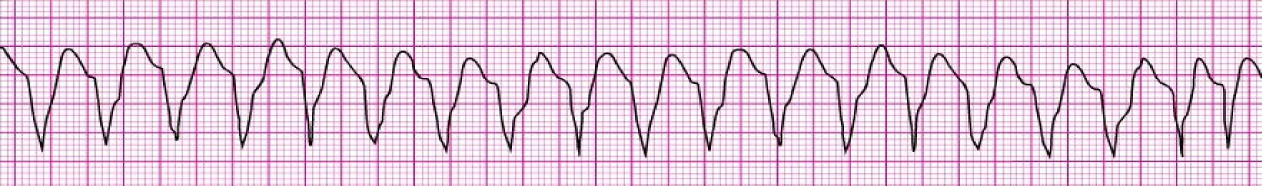
#> input picture imagens-ecg/ecg_q02.png, 3785 x 556 px (shown at 1/3 size); its folder holds 3 pictures in this run
$ python optimize-images.py
#> lines starting #> are read from the running program, lines starting #| are printed output that depends on the picture
#!/usr/bin/env python3
"""Otimiza as imagens de ECG do PDF para uso no app (tablet).

Converte para WebP com largura máx 1200px, qualidade 75%.
Origem: imagens-ecg/   Destino: www/imagens-ecg/
"""
import sys
from pathlib import Path
from PIL import Image

SRC = Path("imagens-ecg")
DST = Path("www/imagens-ecg")
MAX_WIDTH = 1200
WEBP_QUALITY = 75

def main():
    DST.mkdir(parents=True, exist_ok=True)
    pngs = sorted(SRC.glob("*.png"))
    if not pngs:
        print("Nenhuma imagem encontrada em", SRC)
        return 1
    total_in = total_out = 0
    for src in pngs:
        img = Image.open(src)
#> img is the input picture: PIL image 3785x556 RGB; mean R, G, B 226.2, 202.2, 220.9
        if img.mode not in ("RGB", "L"):
            img = img.convert("RGB")
        if img.width > MAX_WIDTH:
            h = round(img.height * MAX_WIDTH / img.width)
#> h = 176
            img = img.resize((MAX_WIDTH, h), Image.LANCZOS)
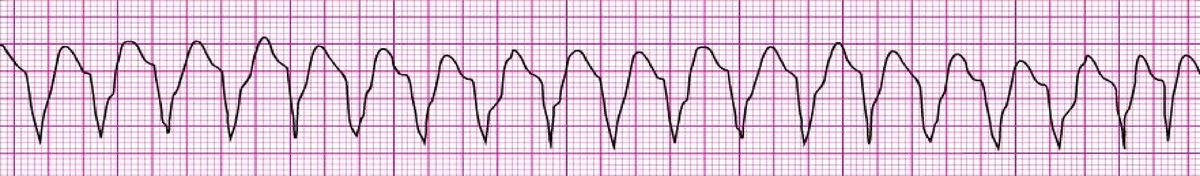
#> img: PIL image 1200x176 RGB; mean R, G, B 225.6, 202.2, 220.3
        dst_name = src.stem + ".webp"
        dst = DST / dst_name
        img.save(dst, "WEBP", quality=WEBP_QUALITY, method=6)
        si, so = src.stat().st_size, dst.stat().st_size
        total_in += si
        total_out += so
        print(f"  {src.name}: {si/1e6:.1f}MB -> {so/1e6:.2f}MB  ({img.width}x{img.height}) WebP q{WEBP_QUALITY}")
#|   ecg_q02.png: 3.9MB -> 0.03MB  (1200x176) WebP q75
#> pass 2 of the loop in main, `for src in pngs:`:
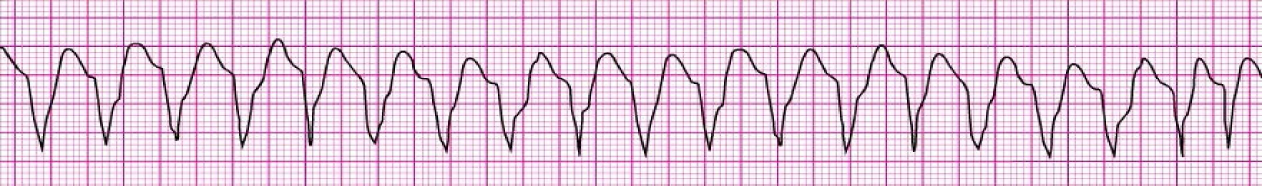
#> input picture imagens-ecg/ecg_q32_cenario.png, 3786 x 556 px (shown at 1/3 size)
#> in main, img is the input picture: PIL image 3786x556 RGB; mean R, G, B 226.3, 202.3, 221
#> in main, `img = img.resize((MAX_WIDTH, h), Image.LANCZOS)`:
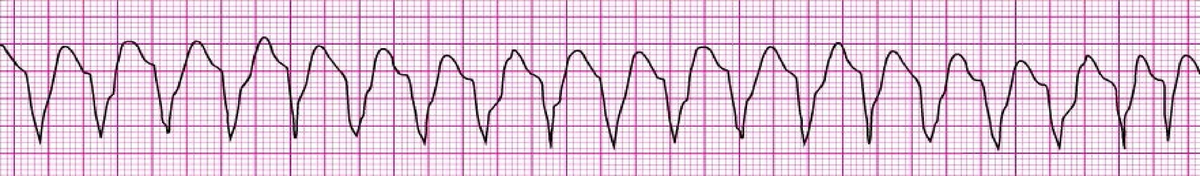
#> img: PIL image 1200x176 RGB; mean R, G, B 225.6, 202.2, 220.4
#|   ecg_q32_cenario.png: 3.9MB -> 0.03MB  (1200x176) WebP q75
#> pass 3 of the loop in main, `for src in pngs:`:
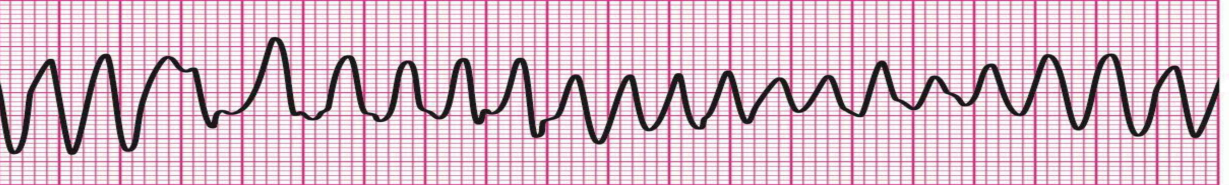
#> input picture imagens-ecg/ecg_q42.png, 3685 x 555 px (shown at 1/3 size)
#> in main, img is the input picture: PIL image 3685x555 RGB; mean R, G, B 217, 188.5, 203.5
#> in main, `img = img.resize((MAX_WIDTH, h), Image.LANCZOS)`:
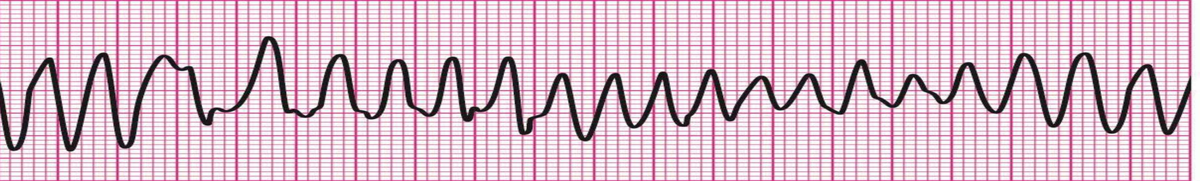
#> img: PIL image 1200x181 RGB; mean R, G, B 216.8, 188.5, 203.3
#|   ecg_q42.png: 4.0MB -> 0.04MB  (1200x181) WebP q75
    print(f"Total: {total_in/1e6:.1f}MB -> {total_out/1e6:.1f}MB "
          f"({100*total_out/total_in:.0f}% do original) | {len(pngs)} imagens")
    return 0

if __name__ == "__main__":
    sys.exit(main())
#> (the program exits here)
